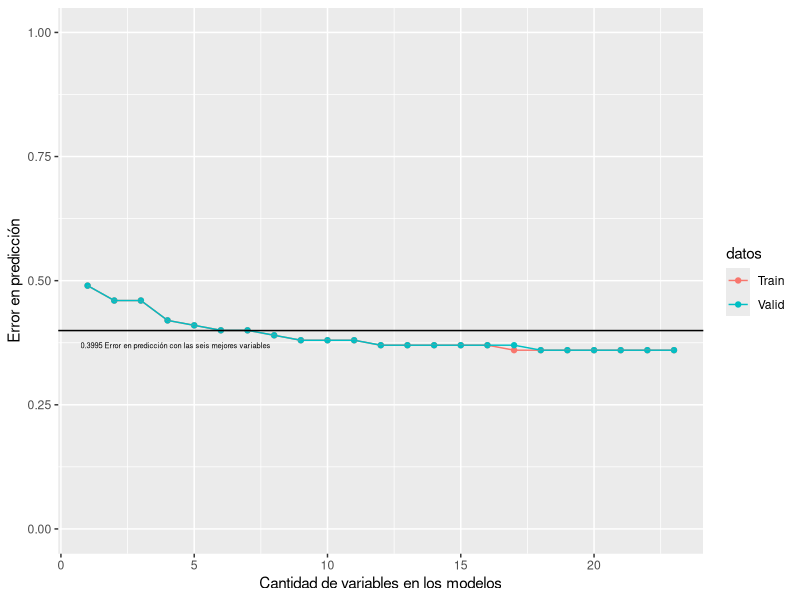

Here is the R script that generated this plot:
## ---- chunk 1
knitr::opts_chunk$set(echo = TRUE)
## ---- chunk 2
vmm <- c("P5210s16", "P6100", "P6040", "P6240", "P6170", "P4020",
          "Dpto", "P5210s22", "P7505", "P6008", "P6160", "P4030s4",
          "P5090", "P7480s8", "P5210s3",  "P5210s10", "P6020", "P7480s6",
          "P4030s3", "P5210s2", "P5210s9", "P5210s20", "P4010")

pmm <- c(0.5110944, 0.5353788, 0.5431182, 0.5789106,
         0.5926614, 0.6005111, 0.6047392, 0.6126992,
         0.6181591, 0.6216335, 0.6245014, 0.6266522,
         0.6289134, 0.6296855, 0.6312297, 0.6323510,
         0.6351821, 0.6356601, 0.6360829, 0.6366528,
         0.6367998, 0.6375903, 0.6380131)
precValid1 <- c(0.5107429,0.5347336,0.5419951,0.5790840,0.5927569, 0.5996048,0.6049820,0.6124503,0.6177356,0.6210906,0.6238482,0.6267895, 0.6285590,0.6289956,0.6309258,0.6315693,0.6350392,0.6350851, 0.6353839,0.6352460,0.6367167,0.6368086,0.637015)

precValid2 <- c(0.5102604,0.5351702,0.5425006,0.5782108,0.5916998,0.5999265,0.6038330,0.6135074,0.6192752,0.6232277,0.6257555,0.6279155,0.6291105,0.6300526,0.6317761,0.6330400,0.6359354,0.6360273,0.6365558,0.6367167,0.6371533,0.6375210,0.6380955)

precValid3 <- c(0.5123621,0.5357767,0.5413603,0.5788373,0.5923943,0.6000000,0.6033318,0.6121783,0.6186811,0.6217142,0.6236673,0.6261489,0.6276884,0.6285616,0.6307904,0.6317096,0.6351333,0.6353171,0.6354550,0.6351562,0.6371783,0.6371783,0.6376608)

precValid4 <- c(0.5105014,0.5354796,0.5434303,0.5791397,0.5926743,0.6000735,0.6046234,0.6100924,0.6165954,0.6199963,0.6221334,0.6243394, 0.6261087,0.6284066,0.6289352,0.6296245,0.6333471,0.6336458,0.6345190,0.6339446,0.6346339,0.6356910,0.6357829)

precValid5 <- c(0.5116049,0.5357340,0.5455694,0.5784999,0.5940574,0.6017557,0.6049499,0.6130848,0.6187839,0.6213577,0.6249425,0.6272406, 0.6296305,0.6302050,0.6317676,0.6324111,0.6347091,0.6352376,0.6355823,0.6360649,0.6376275,0.6380642,0.6380642)

precValid <- (precValid1 + precValid2 + precValid3 +
        precValid4 + precValid5)/5

errorValid <- 1 - precValid

#Gráfica validation error y training error
df <- data.frame(error = c(1-pmm,errorValid),
                 datos = c(rep("Train",length(pmm)),
                           rep("Valid", length(pmm))),
                 modelos = as.integer(rep(1:length(pmm),2)))
library(ggplot2)
ggplot(df, aes(y=round(error,2), x=modelos, col=datos)) +
        geom_point() +
        geom_line() +
        scale_y_continuous(limits = c(0.0,1))+
        xlab("Cantidad de variables en los modelos")+
        ylab("Error en predicción") +
        geom_hline(yintercept=0.3994889)+
        annotate("text",4.3,0.37,label="0.3995 Error en predicción con las seis mejores variables",size=1.9)
